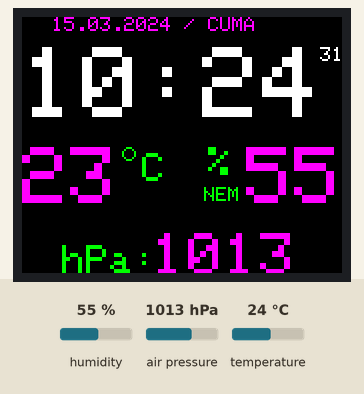
Recording of a sketch running on a simulated ESP8266 (NodeMCU). On the bench: 160×128 colour display. Inputs (shaded band) come from the test bench; at power-on: humidity 55 %, air pressure 1013 hPa, temperature 24 °C. WiFi joins after 1.5 s; servers stay silent unless stated; network time is answered at once with the bench clock; the local clock reads 2024-03-15 10:24:30 at power-on unless the sketch sets it; what the sketch prints to the serial monitor is not drawn.

Above: at 1.6 s.
1.7 s: humidity set to 22 %
At 6.4 s:
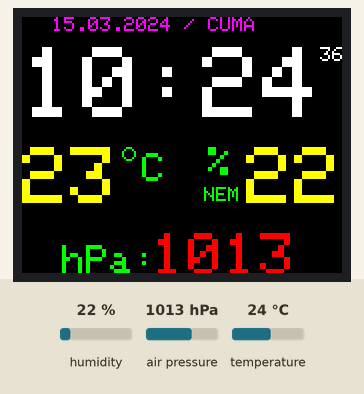
6.6 s: air pressure set to 952 hPa
At 11.4 s:
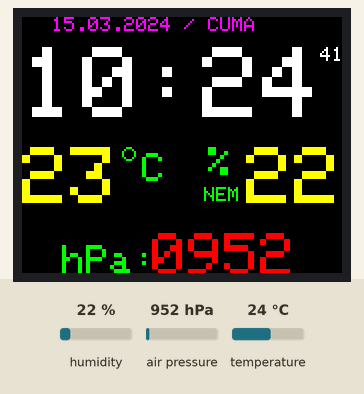
11.6 s: temperature set to 12 °C
At 16.4 s:
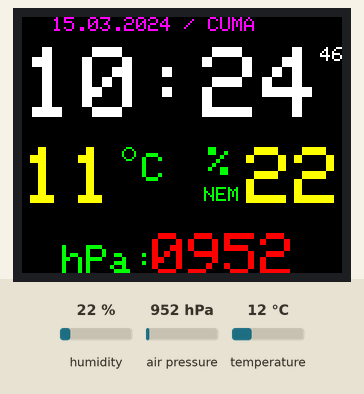
16.6 s: humidity set to 40 %
At 21.7 s:
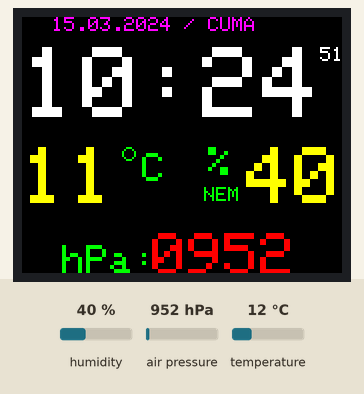
Timing chart, 0 to 22.6 s (numbered marks = the images above; inputs shaded):
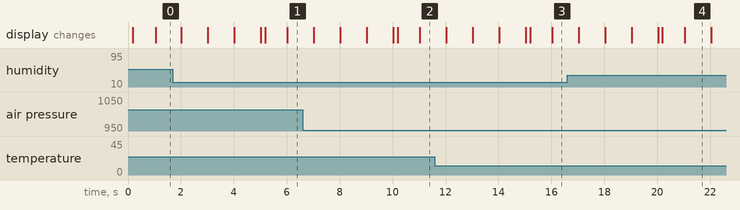

The sketch:

basucu_saati_webserver.ino
```cpp
/*
 * Dr.TRonik / YouTube / HAZİRAN 2023 / İzmir / Türkiye
 * ESP8266, ST7735s, 128x160 1.8" TFT LCD, GYBMEP, Local WebServer...
 * Derleme ve karta yükleme öncesi, tüm kütüphaneler ile kart platformları arduino ide'sine yüklenmiş olmalıdır...
 * YouTube: https://youtu.be/nNVgkpPSD84
 * Bağlantılar: https://github.com/ronaer/ST7735s/blob/main/gybmep_server_bb.jpg
 * st7735: CS_D2, RST_D0, DC_D1, SCL_D5, SDA_D7, VDD_5V, GND_GND, BLK_3.3V
*/

/********************************************************************
  GLOBALS___GLOBALS___GLOBALS___GLOBALS___GLOBALS___GLOBALS___
 ********************************************************************/
//ESP8266
#include <ESP8266WiFi.h>
#include <WiFiUdp.h>
#include <WiFiClient.h>
#include <ESP8266WebServer.h>
#include "PageIndex.h"  // Aynı çalışma klasörü içinde olmalı...

ESP8266WebServer server(80); // Port 80...

//ST7735
#include <Adafruit_GFX.h>     // Core graphics library
#include <Adafruit_ST7735.h>  // Hardware-specific library for ST7735
#include <SPI.h>              // SPI comminication

//ESP8266 için ST7735 pin bağlantıları - Pin Connections for ESP8266
#define TFT_CS 4    // D2
#define TFT_RST 16  // D0
#define TFT_DC 5    // D1
//SCL D5
//SDA D7
Adafruit_ST7735 tft = Adafruit_ST7735(TFT_CS, TFT_DC, TFT_RST);

//İnternet üzerinden zamanı alabilme ve işleme - TimeClient
#include <NTPClient.h>
#include <Time.h>
#include <TimeLib.h>
#include "Timezone.h"

//BMEP
#include <Wire.h>
#include <Adafruit_BME280.h>  //https://github.com/adafruit/Adafruit_BME280_Library
#include <Adafruit_Sensor.h>

//#define SEALEVELPRESSURE_HPA (1014.0)  // Doğru yükseklik için yerel meteorolojik kaynaklardan doğru olarak güncellenmeli
Adafruit_BME280 bme;

//SSID ve Şifre Tanımlama - SSID PASS
#define STA_SSID "Your SSID"
#define STA_PASSWORD "Your PASS"

//Zaman intervalleri - Time Intervals
#define NTP_OFFSET 60 * 60             // In seconds
#define NTP_INTERVAL 60 * 1000         // In miliseconds, dk da bir güncelleme
#define NTP_ADDRESS "tr.pool.ntp.org"  // The nearest ntp pool
WiFiUDP ntpUDP;
NTPClient timeClient(ntpUDP, NTP_ADDRESS, NTP_OFFSET, NTP_INTERVAL);

//Değişkenler - Variables
time_t local, utc;
bool connected = false;
unsigned long last_second;
int temp, hum, pressure, altitude;
int saat, dakika, saniye, gun, ay, dayWeek, yil;
char gun_isimleri[8][10] = { " ", "PAZAR", "PAZARTESi", "SALI", "CARSAMBA", "PERSEMBE", "CUMA", "CUMARTESi" };

/********************************************************************
  SETUP___SETUP___SETUP___SETUP___SETUP___SETUP___SETUP___SETUP___
 ********************************************************************/
void setup() {
  last_second = millis();

  Serial.begin(9600);
  //SPI kütüphanesi ile etkileşim/conflict olmaması için I²C pinlerini seçerken GPIO15(SPI_CS) gibi SPI bağlantılı pinler seçil_ME_meli ...
  Wire.begin(12, 0);  // GPIO 12 / D6 SDA, GPIO 0 / D3 SCL

  server.on("/", handleRoot);                        // Root web sayfası
  server.on("/readTemperature", handleTemperature);  // İstemicden gelen readTemperature isteği sonrasında handleTemperature fonksiyonu çalışır...
  server.on("/readHumidity", handleHumidity);
  server.on("/readPressure", handlePressure);
  server.begin();  // Server başlasın...
  Serial.println("HTTP server started");

  tft.initR(INITR_BLACKTAB);     // initialize a ST7735S chip, black tab
  tft.setTextWrap(false);        // Allow text to run off right edge
  tft.fillScreen(ST77XX_BLACK);  // Ekranı temizlemek VE canvası siyah yapabilmek için
  tft.setRotation(3);            // 0_0°, 1_90°, 2_180°, 3_270° rotasyon...

  timeClient.begin();  // Start the NTP UDP client

  Serial.print("Trying WiFi connection to ");
  Serial.println(STA_SSID);
  WiFi.setAutoReconnect(true);
  WiFi.begin(STA_SSID, STA_PASSWORD);

  //Sensör I²C adresimzi kütüphaneye bildirelim, klon modüllerde adres, kütüphanedeki adresten farklı olabilir...
  unsigned status;
  status = bme.begin(0x76);
  //Sensör mödüllerinde adres, kütüphaneden farklı ise parantez içinde yer almalı...

  read_data();  // Açılışta ekrana veriler boş gelmesin...
}

/********************************************************************
  LOOP__LOOP__LOOP__LOOP__LOOP__LOOP__LOOP__LOOP__LOOP__LOOP__LOOP__
********************************************************************/
void loop() {
  static unsigned long timer = millis();

  server.handleClient();  // istemciden gelen isteklerin işlenebilmesi...

  if (WiFi.status() == WL_CONNECTED) {
    if (!connected) {
      connected = true;
      Serial.println("");
      Serial.print("Connected to ");
      Serial.println(STA_SSID);
      Serial.println("WiFi connected");
      Serial.print("IP address: ");
      Serial.println(WiFi.localIP());
    }
  } else {
    if (connected) {
      connected = false;
      Serial.print("Disonnected from ");
      Serial.println(STA_SSID);
    }
  }

  //___millis başlangıcı___
  if (millis() - last_second > 1000) {
    last_second = millis();

    timeClient.update();
    unsigned long epochTime = timeClient.getEpochTime();

    // convert received time stamp to time_t object

    utc = epochTime;

    // Then convert the UTC UNIX timestamp to local time
    // Eastern Daylight Time (EDT); Türkiye: sabit +UTC+3 nedeni ile  +2saat = +120dk ayarlanmalı
    // Eastern Time Zone: UTC- change this as needed; Türkiye için ulusal saat değişikliklerine göre kasım ve mart aylarında güncelleme isteyebilir
    TimeChangeRule usEDT = { "EDT", Second, Sun, Mar, 2, +120 };
    TimeChangeRule usEST = { "EST", First, Sun, Nov, 2 };
    Timezone usEastern(usEDT, usEST);
    local = usEastern.toLocal(utc);

    saat = hour(local);  // hour(local); -->14:42  hourFormat12(local)--> 02:42;
    dakika = minute(local);
    saniye = second(local);
    gun = day(local);
    ay = month(local);
    yil = year(local);
    dayWeek = weekday(local);  //Haftanın günleri...

    //Gün, ay, yıl, haftanın günü verilerini tek bir veri olarak ekrana yazdırabilimek için verileri char takvim_ dizisine biçimlendirerek aktaralım...
    char takvim_[22];
    sprintf(takvim_, "%02d.%02d.%04d / %-9s", gun, ay, yil, gun_isimleri[dayWeek]);
    tft.setCursor(15, 0);
    tft.setTextColor(0xF81F, 0x0000);  // Veriler değiştiğinde ekranda üst üste binmesini engeller...
    tft.setTextSize(1);
    tft.print(takvim_);

    //Ekranda IP adresi görünsün istenirse:
    // tft.setCursor(45, 55);
    // tft.setTextColor(0xF81F, 0x0000);
    // tft.setTextSize(1);
    // tft.print(WiFi.localIP());

    yaz();
  }
  //___millis sonu___

  // 5 saniyede bir sensörden veri okumak için...
  if (millis() - timer > 5000) {
    timer = millis();
    read_data();
  }
}

/********************************************************************
  VOIDs__VOIDs__VOIDs__VOIDs__VOIDs__VOIDs__VOIDs__VOIDs__VOIDs__VOIDs
********************************************************************/
void handleRoot() {
  String s = MAIN_page;              // MAIN_page adı altında bir web sayfası içeriği...
  server.send(200, "text/html", s);  // Bu web sayfasının gösterilme işlemi...
}

// Float olarak sıcaklık değerinin sensörden alınması ve istemci tarafından talep edildiğinde bu değerin web sayfasına gönderilmesi...
void handleTemperature() {
  float t = (bme.readTemperature()) - 1.00;  //PCB üzerinde bir - iki derece kadar ısı farkı oluşabiliyor...
  String Temperature_Value = String(t);
  server.send(200, "text/plane", Temperature_Value);  // İstemci tarafından (function getTemperatureData()) ile talep edildiğinde "Temperature_value" değerini 200 kodu ile gönderme...
}

void handleHumidity() {
  float h = bme.readHumidity();
  String Humidity_Value = String(h);
  server.send(200, "text/plane", Humidity_Value);
}

void handlePressure() {
  float p = bme.readPressure() / 100.0F;
  String Pressure_Value = String(p);
  server.send(200, "text/plane", Pressure_Value);
}

void yaz() {
  char saat_[6];  //5 characters + null
  char sec[3];    //2 characters + null
  sprintf(saat_, "%02d:%02d", saat, dakika);
  sprintf(sec, "%02d", saniye);
  if ((saat >= 7) && (saat <= 22)) {
    tft.setTextColor(0xFFFF, 0x0000);  // tft.fillScreen(0); -->Causes flicker...
  } else {
    tft.setTextColor(0xF81F, 0x0000);
  }
  tft.setTextSize(5);
  tft.setCursor(0, 15);
  tft.print(saat_);

  tft.setTextSize(1);
  tft.setCursor(149, 15);
  tft.print(sec);
}

// Sensörden veri okuma ve okunan verinin tft ekrana yazdırılması...
void read_data() {
  temp = (bme.readTemperature()) - 1;
  hum = bme.readHumidity();
  pressure = bme.readPressure() / 100.0F;

  char temp_[3];
  sprintf(temp_, "%02d", temp);
  tft.setCursor(0, 65);
  if ((saat >= 7) && (saat <= 22)) {
    tft.setTextColor(0xFFE0, 0x0000);
  } else {
    tft.setTextColor(0xF81F, 0x0000);
  }
  tft.setTextSize(4);
  tft.print(temp_);

  tft.setCursor(60, 68);
  tft.setTextColor(ST77XX_GREEN);
  tft.setTextSize(2);
  tft.print("C");
  tft.drawCircle(53, 68, 3, ST77XX_GREEN);

  char hum_[3];
  sprintf(hum_, "%02d", hum);
  tft.setCursor(112, 65);
  if ((saat >= 7) && (saat <= 22)) {
    tft.setTextColor(0xFFE0, 0x0000);
  } else {
    tft.setTextColor(0xF81F, 0x0000);
  }

  tft.setTextSize(4);
  tft.print(hum_);

  tft.setCursor(93, 65);
  tft.setTextColor(ST77XX_GREEN);
  tft.setTextSize(2);
  tft.print("%");

  tft.setCursor(91, 85);
  tft.setTextColor(ST77XX_GREEN);
  tft.setTextSize(1);
  tft.print("NEM");

  char pressure_[5];
  sprintf(pressure_, "%04d", pressure);
  tft.setCursor(65, 108);
  if ((saat >= 7) && (saat <= 22)) {
    tft.setTextColor(0xF800, 0x0000);
  } else {
    tft.setTextColor(0xF81F, 0x0000);
  }
  tft.setTextSize(3);
  tft.print(pressure_);
  //Serial.print(pressure_);

  tft.setCursor(20, 114);
  tft.setTextColor(ST77XX_GREEN);
  tft.setTextSize(2);
  tft.print("hPa:");
  // Serial.println(altitude);
}

/* ___İletişim:
e-posta: bilgi@ronaer.com
https://www.instagram.com/dr.tronik2023/
YouTube: Dr.TRonik: https://www.youtube.com/@DrTRonik
PCBWay: https://www.pcbway.com/project/member/shareproject/?bmbno=A0E12018-0BBC-4C

The nearest ntp pools:
  TURKİYE: "tr.pool.ntp.org"
  Worldwide: pool.ntp.org
  Asia:  asia.pool.ntp.org
  Europe:  europe.pool.ntp.org
  North America: north-america.pool.ntp.org
  Oceania: oceania.pool.ntp.org
  South America: south-america.pool.ntp.org

Color definitions for tft:
 #define BLACK 0x0000
 #define BLUE 0x001F
 #define RED 0xF800
 #define GREEN 0x07E0
 #define CYAN 0x07FF
 #define MAGENTA 0xF81F
 #define YELLOW 0xFFE0
 #define WHITE 0xFFFF
*/
```

PageIndex.h
```cpp
const char MAIN_page[] PROGMEM = R"=====(
<!DOCTYPE html>
 <! -- WebPage tasarım kodları -->
 <! -- Web sayfamızı const char olarak tanımlayalım ve flash bellek için PROGMEM ile Raw String  (R) kullanalım -->
<HTML>
	<HEAD>
		<meta charset='utf-8'>
		<TITLE>Dr.TRonik YouTube</TITLE>
		<meta name="viewport" content="width=device-width, initial-scale=1">
		<link href="https://use.fontawesome.com/releases/v5.7.2/css/all.css" rel="stylesheet">
		<style>
      html {
        font-family: Calibri;
        display: inline-block;
        margin: 0px auto;
        text-align: center;
      }
      h1 { font-size: 1.6rem; }
      p { font-size: 2.0rem; }
      .units { font-size: 1.2rem; }
      .dht-labels{
        font-size: 1.5rem;
        vertical-align:middle;
        padding-bottom: 15px;
      }
    </style>
	</HEAD>

<BODY>
<body bgcolor=white>
		<center>

	<h1><I><B><font color=black>ESP8266 WebServer</font></B> </I></h1>
	<hr size=1 width=250 align=“center” color=gray>

	 <p>
     <i class="fa fa-thermometer-three-quarters" style="font-size:3.0rem;color:red;"></i>
     <span class="dht-labels">Sıcaklık : </span>
     <span id="TemperatureValue">0</span>
     <sup class="units">&deg;C</sup>

	 <p>
     <i class="fa fa-tint" style="font-size:3.0rem;color:blue;"></i>
     <span class="dht-labels">Nem : </span>
     <span id="HumidityValue">0</span>
      <sup class="units">%</sup>

	 <p>
     <i class="fa fa-compress-arrows-alt" style="font-size:3.0rem;color:green;"></i>
     <span class="dht-labels">Basınç : </span>
     <span id="PressureValue">0</span>
     <sup class="units">hPa</sup>

	 <hr size=1 width=250 align=“center” color=gray>
	<br>
	 <i class="far fa-calendar-check" style="font-size:1.0rem;color:black";></i>
     <span id="date" style="font-size:1.0rem ; "></span>
	 <br>

	 <i class="far fa-clock" style="font-size:1.0rem;color:purple;"></i>
     <span style="font-size:1.0rem;">Saat: </span>
     <span id="time" style="font-size:1.0rem;"></span>
	 <br>
	 <a href=https://www.youtube.com/channel/UCrDlm8ldOOh5cG5prINb77w target=_blank> Dr.TRonik & YouTube...</a>
	 <i class="fab fa-youtube" style="font-size:1.2rem;color:red;"></i>

	</center>

	<script>
	setInterval(function() {
        getTemperatureData();
        getHumidityData();
        getPressureData();
      }, 5000);

	setInterval(function() {
       Time_Date();
      }, 1000);

	  function getTemperatureData() {
        var xhttp = new XMLHttpRequest(); <!-- istek oluştur  -->
        xhttp.onreadystatechange = function() {
          <!-- onreadystatechange özelliği , readyState değiştiğinde yürütülecek bir işlevi tanımlar  -->
          if (this.readyState == 4 && this.status == 200) {
            <!-- readyState: 4: Talep bitti , status: 200: yanıt hazır, daha fazlası: https://www.w3schools.com/tags/ref_httpmessages.asp  -->
            document.getElementById("TemperatureValue").innerHTML =
            <!-- TemperatureValue öğesini döndürür -->
            this.responseText;
            <!-- Yanıt verilerini string olarak al -->
          }
        };
        xhttp.open("GET", "readTemperature", true);  <!-- Oluşturulmuş isteği başlatmak için  -->
        xhttp.send();  <!-- Başlatılmış isteği sunucuya göndermek için  -->
      }


	  function getHumidityData() {
        var xhttp = new XMLHttpRequest();
        xhttp.onreadystatechange = function() {
          if (this.readyState == 4 && this.status == 200) {
          document.getElementById("HumidityValue").innerHTML =
          this.responseText;
          }
        };
        xhttp.open("GET", "readHumidity", true);
        xhttp.send();
      }

      function getPressureData() {
        var xhttp = new XMLHttpRequest();
        xhttp.onreadystatechange = function() {
          if (this.readyState == 4 && this.status == 200) {
          document.getElementById("PressureValue").innerHTML =
          this.responseText;
          }
        };
        xhttp.open("GET", "readPressure", true);
        xhttp.send();
      }

	function Time_Date() {
        var t = new Date();
        document.getElementById("time").innerHTML = t.toLocaleTimeString();
        var d = new Date();
        const dayNames = ["Pazar", "Pazartesi", "Salı", "Çarşamba", "Perşembe", "Cuma","Cumartesi"];
        const monthNames = ["OCAK", "ŞUBAT", "MART", "NİSAN", "MAYIS", "HAZİRAN","TEMMUZ", "AĞUSTOS", "EYLÜL", "EKİM", "KASIM", "ARALIK"];
        document.getElementById("date").innerHTML = d.getDate() + "/" + monthNames[d.getMonth()] + "/" + d.getFullYear()+ "/" + dayNames[d.getDay()];
      }
    </script>

</BODY>
</HTML>

)=====";
```
